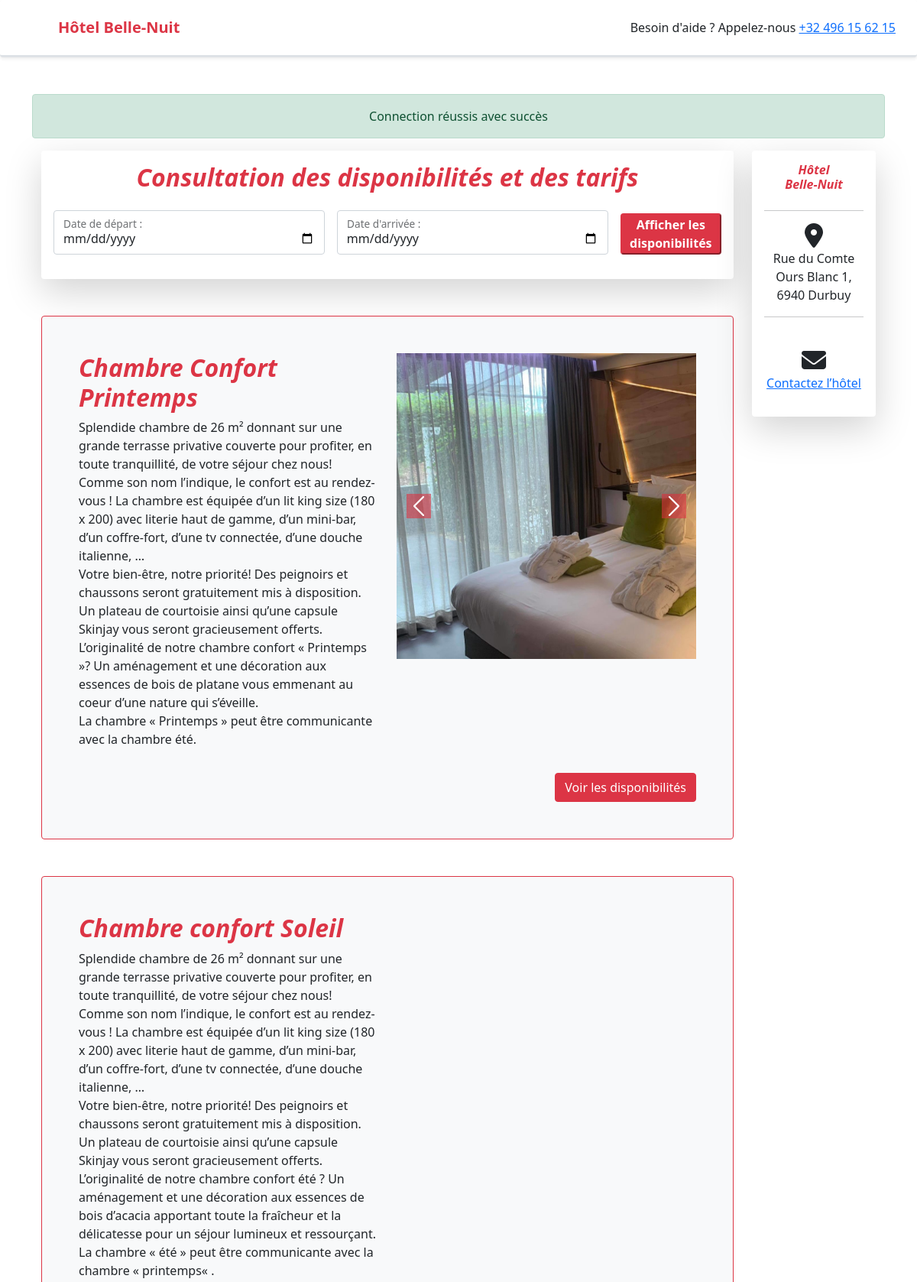
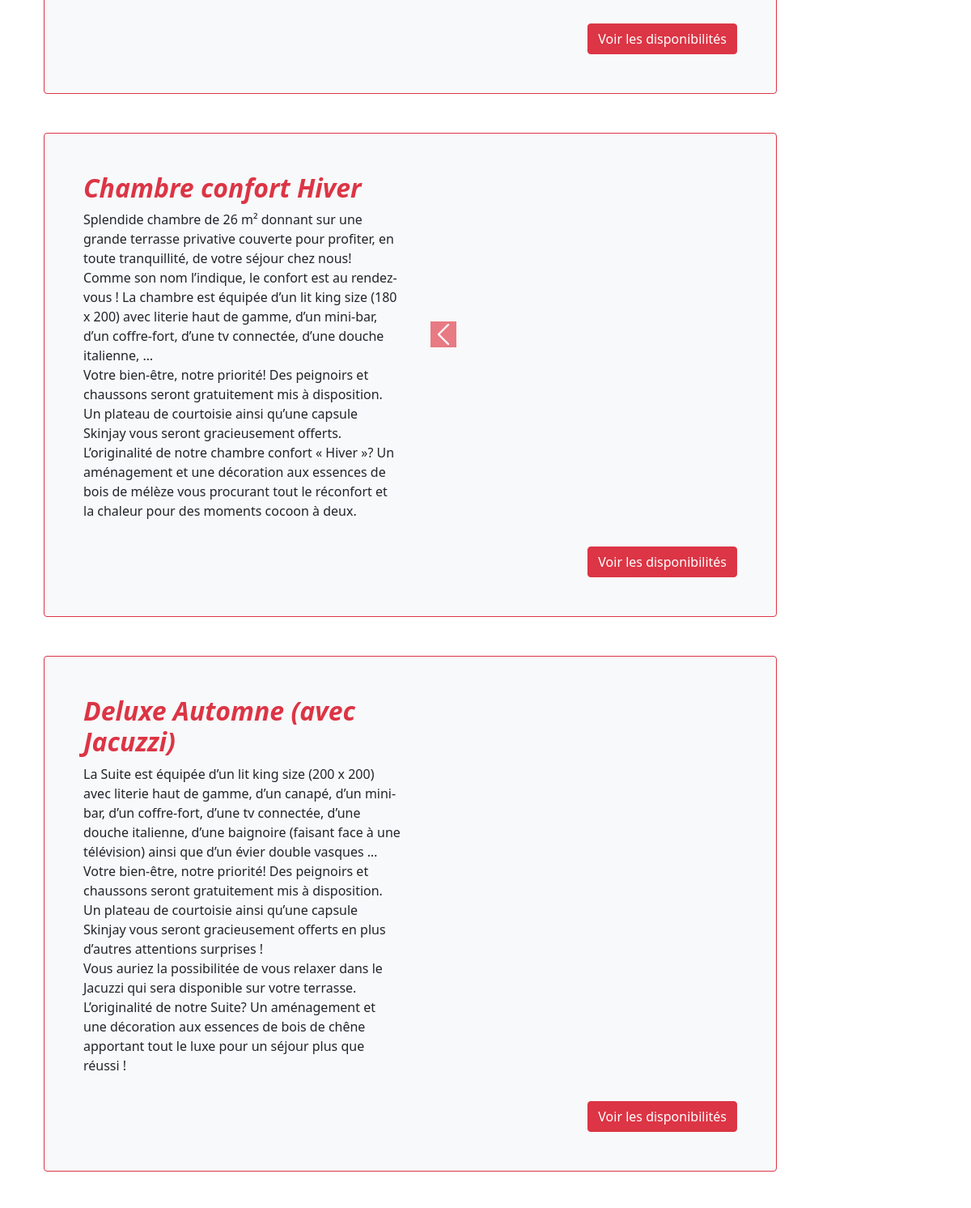
Screenshot of /accueilBooking (signed in, upper part) with the database file from the repository (2 pictures, top to bottom).
### tables this page shows
CREATE TABLE `bedroom` (
  `bedroom_id` int(11) NOT NULL,
  `bedroom_name` varchar(40) NOT NULL,
  `bedroom_description` text NOT NULL,
  `bedroom_bed` enum('double','twin','single') NOT NULL,
  `bedroom_priceday` int(11) NOT NULL,
  `id_roomcategory` int(11) NOT NULL
);

CREATE TABLE `picture` (
  `picture_id` int(11) NOT NULL,
  `picture_name` varchar(50) NOT NULL,
  `picture_url` varchar(100) NOT NULL,
  `picture_description` text NOT NULL
);

### models/Model.class.php (called while the page is built, shortened)
<?php
abstract class Model{
    private static $pdo;
    private static function setBdd(){
        self::$pdo = new PDO("mysql:host=localhost;dbname=hotel;charset=utf8", "root", "");
        self::$pdo->setAttribute(PDO::ATTR_ERRMODE, PDO::ERRMODE_WARNING);
    }
    protected function getBdd(){
        return self::$pdo;
    }
}

### models/FrontManager.model.php (called while the page is built, shortened)
<?php
require_once("Model.class.php");
class FrontManager extends Model
{
    public function getAllBedrooms()
    {
        $stmt = $this->getBdd()->prepare('
        SELECT bedroom_id,bedroom_name,bedroom_description,bedroom_bed,bedroom_priceday, category_bedroom.roomcategory_name FROM bedroom
        INNER JOIN category_bedroom ON  bedroom.id_roomcategory = category_bedroom.roomcategory_id');
        $stmt->execute();
        $bedrooms = $stmt->fetchAll(PDO::FETCH_ASSOC);
        return $bedrooms;
    }
    public function getImagesBedroom($idBedroom)
    {
        $stmt = $this->getBdd()->prepare('
        SELECT p.picture_id,picture_name,picture_url,picture_description
        FROM picture p
        INNER JOIN gallery g on p.picture_id = g.id_picture
        INNER JOIN bedroom b on b.bedroom_id = g.id_bedroom
        WHERE b.bedroom_id = :idBedroom;');
        $stmt->bindValue(':idBedroom', $idBedroom);
        $stmt->execute();
        $images = $stmt->fetchAll(PDO::FETCH_ASSOC);
        return $images;
    }
}

### views/booking/bookingHome.view.php (the view, shortened to what this page needs)
<div class="container-fluid">
    <div class="row">
        <div class="col-md-10">
            <div class="shadow-lg p-3 mb-5 bg-body rounded" id="available">
                <h2 class="text-center mb-4 text-danger fst-italic fw-bolder">Consultation des disponibilités et des
                    tarifs</h2>
                <form class="row g-3 align-items-end" method="post" action="bookingAvailable" onsubmit="return compareDates()">
                    <div class="col-md-5">
                        <div class="form-floating mb-3">
                            <input type="date" name="dateBegin" id="dateBegin" min="<?php echo date('Y-m-d'); ?>" class="form-control" placeholder="Date d'arrivée:">
                            <label for="dateBegin">Date de départ :</label>
                        </div>
                    </div>
                    <div class="col-md-5">
                        <div class="form-floating mb-3">
                            <input type="date" name="dateEnd" id="dateEnd" min="<?php echo date('Y-m-d'); ?>" class="form-control" placeholder="Date départ:">
                            <label for="dateEnd">Date d'arrivée :</label>
                        </div>
                    </div>
                    <div class="col-md-2 mb-3 align-self-end">
                        <button type="submit" class="btn-xs btn-danger rounded fw-bold ">Afficher les disponibilités
                        </button>
                    </div>
                </form>
            </div>
            <?php foreach ($bedrooms as $bedroom) : ?>
                <?php $carousel = 'carousel' . $bedroom['bedroom_id'] ?>
                <main class="container bg-light p-5 border border-danger rounded mb-5 mt-5">
                    <div class="row">
                        <div class="col-6">
                            <h2 class="text-danger fst-italic fw-bolder "><?= $bedroom['bedroom_name'] ?></h2>
                            <p><?= $bedroom['bedroom_description'] ?></p>
                        </div>
                        <div id="<?= $carousel ?>" class="carousel slide col-6" data-bs-ride="carousel"
                             data-bs-interval="3000">
                            <div class="carousel-inner ">
                                <?php
                                $images = $this->frontManager->getImagesBedroom($bedroom['bedroom_id']);
                                if (!empty($images)) {
                                    foreach ($images as $key => $bedroomImages) {
                                        $active = ($key == 0) ? 'active' : '';
                                        echo '<div class="carousel-item ' . $active . '">';
                                        echo '<img src="' . $bedroomImages["picture_url"] . '" class="d-block carousel-img" alt="">
                        </div>';
                                        echo '<button class="carousel-control-prev" type="button" data-bs-target="#' . $carousel . '" data-bs-slide="prev">
                                    <span class="carousel-control-prev-icon svg-fill-red " style="background-color: " aria-hidden="true"></span>
                                    <span class="visually-hidden">Previous</span>
                                  </button>
                                  <button class="carousel-control-next" type="button" data-bs-target="#' . $carousel . '" data-bs-slide="next">
                                    <span class="carousel-control-next-icon svg-fill-red" aria-hidden="true"></span>
                                    <span class="visually-hidden">Next</span>
                                  </button>';
                                    }
                                }
                                ?>
                            </div>
                        </div>
                    </div>
                    <div class="d-flex justify-content-end">
                        <a href="#available">
                            <button class="mt-3 btn btn-danger align-self-end">Voir les disponibilités</button>
                        </a>
                    </div>
                </main>
            <?php endforeach; ?>
        </div>
        <div class="col-md-2">
            <div class="shadow-lg p-3 mb-5 bg-body rounded">
                <h6 class="text-center mb-4 text-danger fst-italic fw-bolder">Hôtel <br> Belle-Nuit</h6>
                <hr class="solid">
                <div class="text-center">
                    <i class="fas fa-map-marker-alt fa-2x"></i>
                    <p>Rue du Comte Ours Blanc 1, 6940 Durbuy</p>
                </div>
                <hr class="solid">
                <div class="text-center sm">
                    <i class="fas fa-envelope mt-4 fa-2x"></i>
                       <p><a href="contact">Contactez l’hôtel</a></p>
                </div>
            </div>
        </div>
    </div>
</div>

### public/css/main.css (style rules this page uses)
.carousel-img { width: 600px; height: 400px; object-fit: cover; }
.svg-fill-red { background-color: rgba(220, 53, 69, 0.27); }

### rows the page displays
bedroom: bedroom_name "Chambre Confort Printemps", bedroom_description "Splendide chambre de 26 m² donnant sur une grande terrasse privative couverte pour profiter, en toute tranquillité, de votre séjour chez nous! Comme son nom l’indique, le confort est au rendez-vous ! La chambre est équipée d’un lit king size (180 x 200) avec literie haut de gamme, d’un mini-bar, d’un coffre-fort, d’une tv connectée, d’une douche italienne, … Votre bien-être, notre priorité! Des peignoirs et chaussons seront gratuitement mis à disposition. Un plateau de courtoisie ainsi qu’une capsule Skinjay vous seront gracieusement offerts. L’originalité de notre chambre confort « Printemps »? Un aménagement et une décoration aux essences de bois de platane vous emmenant au coeur d’une…"
picture: picture_url (picture)
bedroom: bedroom_name "Chambre confort Soleil", bedroom_description "Splendide chambre de 26 m² donnant sur une grande terrasse privative couverte pour profiter, en toute tranquillité, de votre séjour chez nous! Comme son nom l’indique, le confort est au rendez-vous ! La chambre est équipée d’un lit king size (180 x 200) avec literie haut de gamme, d’un mini-bar, d’un coffre-fort, d’une tv connectée, d’une douche italienne, … Votre bien-être, notre priorité! Des peignoirs et chaussons seront gratuitement mis à disposition. Un plateau de courtoisie ainsi qu’une capsule Skinjay vous seront gracieusement offerts. L’originalité de notre chambre confort été ? Un aménagement et une décoration aux essences de bois d’acacia apportant toute la fraîcheur et la…"
picture: picture_url (picture)
bedroom: bedroom_name "Chambre confort Hiver", bedroom_description "Splendide chambre de 26 m² donnant sur une grande terrasse privative couverte pour profiter, en toute tranquillité, de votre séjour chez nous! Comme son nom l’indique, le confort est au rendez-vous ! La chambre est équipée d’un lit king size (180 x 200) avec literie haut de gamme, d’un mini-bar, d’un coffre-fort, d’une tv connectée, d’une douche italienne, … Votre bien-être, notre priorité! Des peignoirs et chaussons seront gratuitement mis à disposition. Un plateau de courtoisie ainsi qu’une capsule Skinjay vous seront gracieusement offerts. L’originalité de notre chambre confort « Hiver »? Un aménagement et une décoration aux essences de bois de mélèze vous procurant tout le réconfort et…"
picture: picture_url (picture)
bedroom: bedroom_name "Deluxe Automne (avec Jacuzzi)", bedroom_description "La Suite est équipée d’un lit king size (200 x 200) avec literie haut de gamme, d’un canapé, d’un mini-bar, d’un coffre-fort, d’une tv connectée, d’une douche italienne, d’une baignoire (faisant face à une télévision) ainsi que d’un évier double vasques … Votre bien-être, notre priorité! Des peignoirs et chaussons seront gratuitement mis à disposition. Un plateau de courtoisie ainsi qu’une capsule Skinjay vous seront gracieusement offerts en plus d’autres attentions surprises ! Vous auriez la possibilitée de vous relaxer dans le Jacuzzi qui sera disponible sur votre terrasse. L’originalité de notre Suite? Un aménagement et une décoration aux essences de bois de chêne apportant tout le luxe…"
picture: picture_url (picture)

### other values shown
$_SESSION['alert']['message'] "Connection réussis avec succès"
